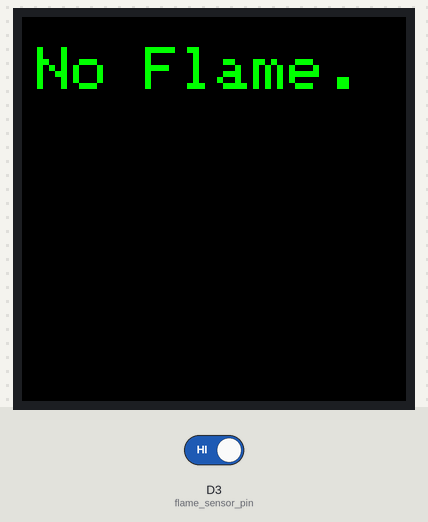
Bench run of a sketch on a simulated ESP8266 (NodeMCU). On the bench: 128×128 colour display. The inputs (shaded band) are chosen by the test bench; at power-on: D3 (flame_sensor_pin) HIGH.

Above: at 1.3 s.
1.4 s: D3 (flame_sensor_pin) driven LOW
At 2.3 s:
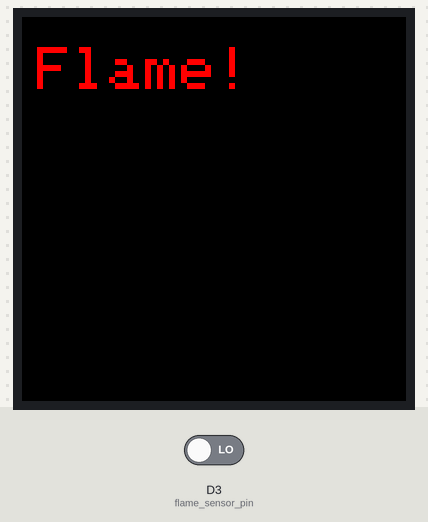
3.0 s: D3 (flame_sensor_pin) driven HIGH
At 3.6 s:
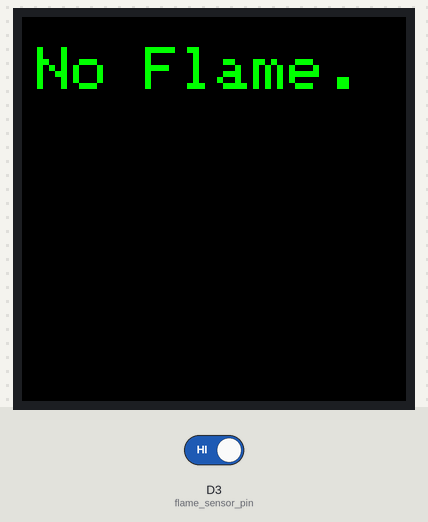
Timing chart, 0 to 6.0 s (numbered marks = the images above; inputs shaded):
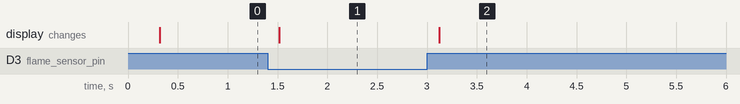

The sketch:

TftFireSensor.ino
```cpp
#include <TFT_ILI9163C.h>    //utilizada para se comunicar com o módulo LCD
const int flame_sensor_pin = 0; // set number of the tilt switch pin D3 (0)
int flame_pin = HIGH ;


//Define as cores
#define BLACK   0x0000
#define BLUE    0x001F
#define RED     0xF800
#define GREEN   0x07E0
#define CYAN    0x07FF
#define MAGENTA 0xF81F
#define YELLOW  0xFFE0
#define WHITE   0xFFFF

#define __CS D1 // pino que conectaremos o CS do módulo LCD
#define __DC D4 // pino que conectaremos o RS do módulo LCD

TFT_ILI9163C display = TFT_ILI9163C(__CS, __DC); // construtor do objeto que utilizaremos para se comunicar com o módulo LCD

String flame;

void setup(void) {

    Serial.begin(115200);
    pinMode(flame_sensor_pin, INPUT);
    display.begin(); // inicialização para se comunicar com o módulo LCD
    display.clearScreen(); // limpa a tela, removendo todos os desenhos
    display.fillScreen(BLACK); // pinta a tela toda de preto
    display.setTextSize(2); // configura o tamanho do texto com o tamanho 2
    display.setTextColor(GREEN); // configura a cor do texto como verde
    display.setCursor(5,10); // posiciona o cursor para começar a escrita a partir do (x,y)

}

void loop(){

    delay(100);

    flame_pin = digitalRead ( flame_sensor_pin ) ;

    flame = "No Flame.";

    if (flame_pin == LOW )  {
      display.setTextColor(RED); // configura a cor do texto como vermelho
      flame = "Flame!";
    }else{
      display.setTextColor(GREEN); // configura a cor do texto como verde
    }


    display.clearScreen(); // limpa a tela, removendo todos os desenhos
    display.fillScreen(BLACK); // pinta a tela toda de preto
    display.setTextSize(2); // configura o tamanho do texto com o tamanho 2
    display.setCursor(5,10); // posiciona o cursor para começar a escrita a partir do (x,y)
    display.print(flame); // escreve em tela

}
```

Measured:
- after the input at 1.4 s, the display: changes after 0.12 s (image 1)
- after the input at 3.0 s, the display: changes after 0.12 s (image 2)
